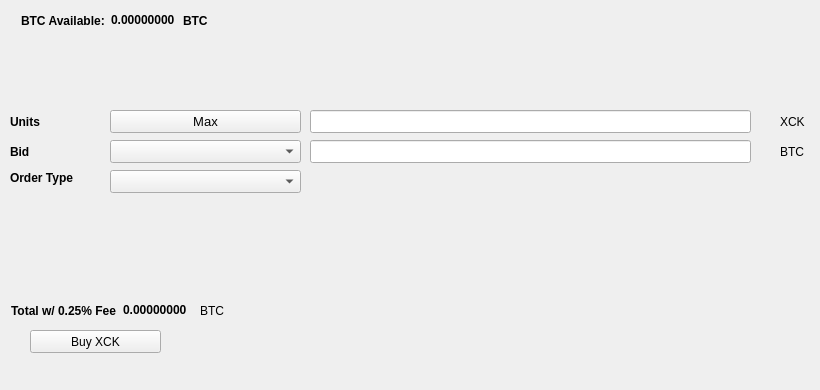
   <widget class="QWidget" name="BuyTab">
    <attribute name="title">
     <string>Buy</string>
    </attribute>
    <widget class="QPushButton" name="BuyXCK">
     <property name="geometry">
      <rect>
       <x>30</x>
       <y>330</y>
       <width>131</width>
       <height>23</height>
      </rect>
     </property>
     <property name="text">
      <string>Buy XCK</string>
     </property>
     <property name="icon">
      <iconset resource="../smartblock.qrc">
       <normaloff>:/icons/bitcoin</normaloff>:/icons/bitcoin</iconset>
     </property>
    </widget>
    <widget class="QLabel" name="label_3">
     <property name="geometry">
      <rect>
       <x>10</x>
       <y>110</y>
       <width>46</width>
       <height>23</height>
      </rect>
     </property>
     <property name="font">
      <font>
       <weight>75</weight>
       <bold>true</bold>
      </font>
     </property>
     <property name="text">
      <string>Units</string>
     </property>
    </widget>
    <widget class="QLineEdit" name="UnitsInput">
     <property name="geometry">
      <rect>
       <x>310</x>
       <y>110</y>
       <width>441</width>
       <height>23</height>
      </rect>
     </property>
     <property name="font">
      <font>
       <pointsize>9</pointsize>
       <weight>75</weight>
       <bold>true</bold>
      </font>
     </property>
    </widget>
    <widget class="QLineEdit" name="BuyBidPriceEdit">
     <property name="geometry">
      <rect>
       <x>310</x>
       <y>140</y>
       <width>441</width>
       <height>23</height>
      </rect>
     </property>
     <property name="font">
      <font>
       <pointsize>9</pointsize>
       <weight>75</weight>
       <bold>true</bold>
      </font>
     </property>
    </widget>
    <widget class="QLabel" name="label_4">
     <property name="geometry">
      <rect>
       <x>780</x>
       <y>110</y>
       <width>31</width>
       <height>23</height>
      </rect>
     </property>
     <property name="text">
      <string>XCK</string>
     </property>
    </widget>
    <widget class="QLabel" name="label_5">
     <property name="geometry">
      <rect>
       <x>780</x>
       <y>140</y>
       <width>31</width>
       <height>23</height>
      </rect>
     </property>
     <property name="text">
      <string>BTC</string>
     </property>
    </widget>
    <widget class="QLabel" name="label_6">
     <property name="geometry">
      <rect>
       <x>10</x>
       <y>140</y>
       <width>46</width>
       <height>23</height>
      </rect>
     </property>
     <property name="font">
      <font>
       <weight>75</weight>
       <bold>true</bold>
      </font>
     </property>
     <property name="text">
      <string>Bid</string>
     </property>
    </widget>
    <widget class="QLabel" name="label_7">
     <property name="geometry">
      <rect>
       <x>10</x>
       <y>170</y>
       <width>91</width>
       <height>16</height>
      </rect>
     </property>
     <property name="font">
      <font>
       <weight>75</weight>
       <bold>true</bold>
      </font>
     </property>
     <property name="text">
      <string>Order Type</string>
     </property>
    </widget>
    <widget class="QPushButton" name="Buy_Max_Amount">
     <property name="geometry">
      <rect>
       <x>110</x>
       <y>110</y>
       <width>191</width>
       <height>23</height>
      </rect>
     </property>
     <property name="font">
      <font>
       <pointsize>10</pointsize>
      </font>
     </property>
     <property name="text">
      <string>Max</string>
     </property>
    </widget>
    <widget class="QComboBox" name="BuyBidcomboBox">
     <property name="geometry">
      <rect>
       <x>110</x>
       <y>140</y>
       <width>191</width>
       <height>23</height>
      </rect>
     </property>
     <property name="font">
      <font>
       <pointsize>10</pointsize>
      </font>
     </property>
    </widget>
    <widget class="QComboBox" name="buyOrdertypeCombo">
     <property name="geometry">
      <rect>
       <x>110</x>
       <y>170</y>
       <width>191</width>
       <height>23</height>
      </rect>
     </property>
     <property name="font">
      <font>
       <pointsize>10</pointsize>
      </font>
     </property>
    </widget>
    <widget class="QWidget" name="layoutWidget1">
     <property name="geometry">
      <rect>
       <x>21</x>
       <y>11</y>
       <width>227</width>
       <height>19</height>
      </rect>
     </property>
     <layout class="QHBoxLayout" name="horizontalLayout_3">
      <item>
       <widget class="QLabel" name="label232">
        <property name="font">
         <font>
          <weight>75</weight>
          <bold>true</bold>
         </font>
        </property>
        <property name="text">
         <string>BTC Available:</string>
        </property>
       </widget>
      </item>
      <item>
       <widget class="QLabel" name="BtcAvailableLbl">
        <property name="palette">
         <palette>
          <active>
           <colorrole role="WindowText">
            <brush brushstyle="SolidPattern">
             <color alpha="255">
              <red>0</red>
              <green>0</green>
              <blue>0</blue>
             </color>
            </brush>
           </colorrole>
           <colorrole role="Button">
            <brush brushstyle="SolidPattern">
             <color alpha="255">
              <red>0</red>
              <green>170</green>
              <blue>0</blue>
             </color>
            </brush>
           </colorrole>
           <colorrole role="Light">
            <brush brushstyle="SolidPattern">
             <color alpha="255">
              <red>0</red>
              <green>255</green>
              <blue>0</blue>
             </color>
            </brush>
           </colorrole>
           <colorrole role="Midlight">
            <brush brushstyle="SolidPattern">
             <color alpha="255">
              <red>0</red>
              <green>212</green>
              <blue>0</blue>
             </color>
            </brush>
           </colorrole>
           <colorrole role="Dark">
            <brush brushstyle="SolidPattern">
             <color alpha="255">
              <red>0</red>
              <green>85</green>
              <blue>0</blue>
             </color>
            </brush>
           </colorrole>
           <colorrole role="Mid">
            <brush brushstyle="SolidPattern">
             <color alpha="255">
              <red>0</red>
              <green>113</green>
              <blue>0</blue>
             </color>
            </brush>
           </colorrole>
           <colorrole role="Text">
            <brush brushstyle="SolidPattern">
             <color alpha="255">
              <red>0</red>
              <green>170</green>
              <blue>0</blue>
             </color>
            </brush>
           </colorrole>
           <colorrole role="BrightText">
            <brush brushstyle="SolidPattern">
             <color alpha="255">
              <red>255</red>
              <green>255</green>
              <blue>255</blue>
             </color>
            </brush>
           </colorrole>
           <colorrole role="ButtonText">
            <brush brushstyle="SolidPattern">
             <color alpha="255">
              <red>0</red>
              <green>0</green>
              <blue>0</blue>
             </color>
            </brush>
           </colorrole>
           <colorrole role="Base">
            <brush brushstyle="SolidPattern">
             <color alpha="255">
              <red>255</red>
              <green>255</green>
              <blue>255</blue>
             </color>
            </brush>
           </colorrole>
           <colorrole role="Window">
            <brush brushstyle="SolidPattern">
             <color alpha="255">
              <red>0</red>
              <green>170</green>
              <blue>0</blue>
             </color>
            </brush>
           </colorrole>
           <colorrole role="Shadow">
            <brush brushstyle="SolidPattern">
             <color alpha="255">
              <red>0</red>
              <green>0</green>
              <blue>0</blue>
             </color>
            </brush>
           </colorrole>
           <colorrole role="AlternateBase">
            <brush brushstyle="SolidPattern">
             <color alpha="255">
              <red>127</red>
              <green>212</green>
              <blue>127</blue>
             </color>
            </brush>
           </colorrole>
           <colorrole role="ToolTipBase">
            <brush brushstyle="SolidPattern">
             <color alpha="255">
              <red>255</red>
              <green>255</green>
              <blue>220</blue>
             </color>
            </brush>
           </colorrole>
           <colorrole role="ToolTipText">
            <brush brushstyle="SolidPattern">
             <color alpha="255">
              <red>0</red>
              <green>0</green>
              <blue>0</blue>
             </color>
            </brush>
           </colorrole>
          </active>
          <inactive>
           <colorrole role="WindowText">
            <brush brushstyle="SolidPattern">
             <color alpha="255">
              <red>0</red>
              <green>0</green>
              <blue>0</blue>
             </color>
            </brush>
           </colorrole>
           <colorrole role="Button">
            <brush brushstyle="SolidPattern">
             <color alpha="255">
              <red>0</red>
              <green>170</green>
              <blue>0</blue>
             </color>
            </brush>
           </colorrole>
           <colorrole role="Light">
            <brush brushstyle="SolidPattern">
             <color alpha="255">
              <red>0</red>
              <green>255</green>
              <blue>0</blue>
             </color>
            </brush>
           </colorrole>
           <colorrole role="Midlight">
            <brush brushstyle="SolidPattern">
             <color alpha="255">
              <red>0</red>
              <green>212</green>
              <blue>0</blue>
             </color>
            </brush>
           </colorrole>
           <colorrole role="Dark">
            <brush brushstyle="SolidPattern">
             <color alpha="255">
              <red>0</red>
              <green>85</green>
              <blue>0</blue>
             </color>
            </brush>
           </colorrole>
           <colorrole role="Mid">
            <brush brushstyle="SolidPattern">
             <color alpha="255">
              <red>0</red>
              <green>113</green>
              <blue>0</blue>
             </color>
            </brush>
           </colorrole>
           <colorrole role="Text">
            <brush brushstyle="SolidPattern">
             <color alpha="255">
              <red>0</red>
              <green>170</green>
              <blue>0</blue>
             </color>
            </brush>
           </colorrole>
           <colorrole role="BrightText">
            <brush brushstyle="SolidPattern">
             <color alpha="255">
              <red>255</red>
              <green>255</green>
              <blue>255</blue>
             </color>
            </brush>
           </colorrole>
           <colorrole role="ButtonText">
            <brush brushstyle="SolidPattern">
             <color alpha="255">
              <red>0</red>
              <green>0</green>
              <blue>0</blue>
             </color>
            </brush>
           </colorrole>
           <colorrole role="Base">
            <brush brushstyle="SolidPattern">
             <color alpha="255">
              <red>255</red>
              <green>255</green>
              <blue>255</blue>
             </color>
            </brush>
           </colorrole>
           <colorrole role="Window">
            <brush brushstyle="SolidPattern">
             <color alpha="255">
              <red>0</red>
              <green>170</green>
              <blue>0</blue>
             </color>
            </brush>
           </colorrole>
           <colorrole role="Shadow">
            <brush brushstyle="SolidPattern">
             <color alpha="255">
              <red>0</red>
              <green>0</green>
              <blue>0</blue>
             </color>
            </brush>
           </colorrole>
           <colorrole role="AlternateBase">
            <brush brushstyle="SolidPattern">
             <color alpha="255">
              <red>127</red>
              <green>212</green>
              <blue>127</blue>
             </color>
            </brush>
           </colorrole>
           <colorrole role="ToolTipBase">
            <brush brushstyle="SolidPattern">
             <color alpha="255">
              <red>255</red>
              <green>255</green>
              <blue>220</blue>
             </color>
            </brush>
           </colorrole>
           <colorrole role="ToolTipText">
            <brush brushstyle="SolidPattern">
             <color alpha="255">
              <red>0</red>
              <green>0</green>
              <blue>0</blue>
             </color>
            </brush>
           </colorrole>
          </inactive>
          <disabled>
           <colorrole role="WindowText">
            <brush brushstyle="SolidPattern">
             <color alpha="255">
              <red>0</red>
              <green>85</green>
              <blue>0</blue>
             </color>
            </brush>
           </colorrole>
           <colorrole role="Button">
            <brush brushstyle="SolidPattern">
             <color alpha="255">
              <red>0</red>
              <green>170</green>
              <blue>0</blue>
             </color>
            </brush>
           </colorrole>
           <colorrole role="Light">
            <brush brushstyle="SolidPattern">
             <color alpha="255">
              <red>0</red>
              <green>255</green>
              <blue>0</blue>
             </color>
            </brush>
           </colorrole>
           <colorrole role="Midlight">
            <brush brushstyle="SolidPattern">
             <color alpha="255">
              <red>0</red>
              <green>212</green>
              <blue>0</blue>
             </color>
            </brush>
           </colorrole>
           <colorrole role="Dark">
            <brush brushstyle="SolidPattern">
             <color alpha="255">
              <red>0</red>
              <green>85</green>
              <blue>0</blue>
             </color>
            </brush>
           </colorrole>
           <colorrole role="Mid">
            <brush brushstyle="SolidPattern">
             <color alpha="255">
              <red>0</red>
              <green>113</green>
              <blue>0</blue>
             </color>
            </brush>
           </colorrole>
           <colorrole role="Text">
            <brush brushstyle="SolidPattern">
             <color alpha="255">
              <red>0</red>
              <green>85</green>
              <blue>0</blue>
             </color>
            </brush>
           </colorrole>
           <colorrole role="BrightText">
            <brush brushstyle="SolidPattern">
             <color alpha="255">
              <red>255</red>
              <green>255</green>
              <blue>255</blue>
             </color>
            </brush>
           </colorrole>
           <colorrole role="ButtonText">
            <brush brushstyle="SolidPattern">
             <color alpha="255">
              <red>0</red>
              <green>85</green>
              <blue>0</blue>
             </color>
            </brush>
           </colorrole>
           <colorrole role="Base">
            <brush brushstyle="SolidPattern">
             <color alpha="255">
              <red>0</red>
              <green>170</green>
              <blue>0</blue>
             </color>
            </brush>
           </colorrole>
           <colorrole role="Window">
            <brush brushstyle="SolidPattern">
             <color alpha="255">
              <red>0</red>
              <green>170</green>
              <blue>0</blue>
             </color>
            </brush>
           </colorrole>
           <colorrole role="Shadow">
            <brush brushstyle="SolidPattern">
             <color alpha="255">
              <red>0</red>
              <green>0</green>
              <blue>0</blue>
             </color>
            </brush>
           </colorrole>
           <colorrole role="AlternateBase">
            <brush brushstyle="SolidPattern">
             <color alpha="255">
              <red>0</red>
              <green>170</green>
              <blue>0</blue>
             </color>
            </brush>
           </colorrole>
           <colorrole role="ToolTipBase">
            <brush brushstyle="SolidPattern">
             <color alpha="255">
              <red>255</red>
              <green>255</green>
              <blue>220</blue>
             </color>
            </brush>
           </colorrole>
           <colorrole role="ToolTipText">
            <brush brushstyle="SolidPattern">
             <color alpha="255">
              <red>0</red>
              <green>0</green>
              <blue>0</blue>
             </color>
            </brush>
           </colorrole>
          </disabled>
         </palette>
        </property>
        <property name="font">
         <font>
          <weight>75</weight>
          <bold>true</bold>
         </font>
        </property>
        <property name="text">
         <string>0.00000000</string>
        </property>
        <property name="textInteractionFlags">
         <set>Qt::LinksAccessibleByMouse|Qt::TextSelectableByKeyboard|Qt::TextSelectableByMouse</set>
        </property>
       </widget>
      </item>
      <item>
       <widget class="QLabel" name="BtcAvailableLbl_2">
        <property name="font">
         <font>
          <weight>75</weight>
          <bold>true</bold>
         </font>
        </property>
        <property name="text">
         <string>BTC</string>
        </property>
       </widget>
      </item>
     </layout>
    </widget>
    <widget class="QWidget" name="layoutWidge2">
     <property name="geometry">
      <rect>
       <x>11</x>
       <y>301</y>
       <width>259</width>
       <height>19</height>
      </rect>
     </property>
     <layout class="QHBoxLayout" name="horizontalLayout_4">
      <item>
       <widget class="QLabel" name="label_9">
        <property name="font">
         <font>
          <weight>75</weight>
          <bold>true</bold>
         </font>
        </property>
        <property name="text">
         <string>Total w/ 0.25% Fee</string>
        </property>
       </widget>
      </item>
      <item>
       <widget class="QLabel" name="BuyCostLabel">
        <property name="palette">
         <palette>
          <active>
           <colorrole role="WindowText">
            <brush brushstyle="SolidPattern">
             <color alpha="255">
              <red>0</red>
              <green>0</green>
              <blue>0</blue>
             </color>
            </brush>
           </colorrole>
           <colorrole role="Button">
            <brush brushstyle="SolidPattern">
             <color alpha="255">
              <red>0</red>
              <green>170</green>
              <blue>0</blue>
             </color>
            </brush>
           </colorrole>
           <colorrole role="Light">
            <brush brushstyle="SolidPattern">
             <color alpha="255">
              <red>0</red>
              <green>255</green>
              <blue>0</blue>
             </color>
            </brush>
           </colorrole>
           <colorrole role="Midlight">
            <brush brushstyle="SolidPattern">
             <color alpha="255">
              <red>0</red>
              <green>212</green>
              <blue>0</blue>
             </color>
            </brush>
           </colorrole>
           <colorrole role="Dark">
            <brush brushstyle="SolidPattern">
             <color alpha="255">
              <red>0</red>
              <green>85</green>
              <blue>0</blue>
             </color>
            </brush>
           </colorrole>
           <colorrole role="Mid">
            <brush brushstyle="SolidPattern">
             <color alpha="255">
              <red>0</red>
              <green>113</green>
              <blue>0</blue>
             </color>
            </brush>
           </colorrole>
           <colorrole role="Text">
            <brush brushstyle="SolidPattern">
             <color alpha="255">
              <red>0</red>
              <green>170</green>
              <blue>0</blue>
             </color>
            </brush>
           </colorrole>
           <colorrole role="BrightText">
            <brush brushstyle="SolidPattern">
             <color alpha="255">
              <red>255</red>
              <green>255</green>
              <blue>255</blue>
             </color>
            </brush>
           </colorrole>
           <colorrole role="ButtonText">
            <brush brushstyle="SolidPattern">
             <color alpha="255">
              <red>0</red>
              <green>0</green>
              <blue>0</blue>
             </color>
            </brush>
           </colorrole>
           <colorrole role="Base">
            <brush brushstyle="SolidPattern">
             <color alpha="255">
              <red>255</red>
              <green>255</green>
              <blue>255</blue>
             </color>
            </brush>
           </colorrole>
           <colorrole role="Window">
            <brush brushstyle="SolidPattern">
             <color alpha="255">
              <red>0</red>
              <green>170</green>
              <blue>0</blue>
             </color>
            </brush>
           </colorrole>
           <colorrole role="Shadow">
            <brush brushstyle="SolidPattern">
             <color alpha="255">
              <red>0</red>
              <green>0</green>
              <blue>0</blue>
             </color>
            </brush>
           </colorrole>
           <colorrole role="AlternateBase">
            <brush brushstyle="SolidPattern">
             <color alpha="255">
              <red>127</red>
              <green>212</green>
              <blue>127</blue>
             </color>
            </brush>
           </colorrole>
           <colorrole role="ToolTipBase">
            <brush brushstyle="SolidPattern">
             <color alpha="255">
              <red>255</red>
              <green>255</green>
              <blue>220</blue>
             </color>
            </brush>
           </colorrole>
           <colorrole role="ToolTipText">
            <brush brushstyle="SolidPattern">
             <color alpha="255">
              <red>0</red>
              <green>0</green>
              <blue>0</blue>
             </color>
            </brush>
           </colorrole>
          </active>
          <inactive>
           <colorrole role="WindowText">
            <brush brushstyle="SolidPattern">
             <color alpha="255">
              <red>0</red>
              <green>0</green>
              <blue>0</blue>
             </color>
            </brush>
           </colorrole>
           <colorrole role="Button">
            <brush brushstyle="SolidPattern">
             <color alpha="255">
              <red>0</red>
              <green>170</green>
              <blue>0</blue>
             </color>
            </brush>
           </colorrole>
           <colorrole role="Light">
            <brush brushstyle="SolidPattern">
             <color alpha="255">
              <red>0</red>
              <green>255</green>
              <blue>0</blue>
             </color>
            </brush>
           </colorrole>
           <colorrole role="Midlight">
            <brush brushstyle="SolidPattern">
             <color alpha="255">
              <red>0</red>
              <green>212</green>
              <blue>0</blue>
             </color>
            </brush>
           </colorrole>
           <colorrole role="Dark">
            <brush brushstyle="SolidPattern">
             <color alpha="255">
              <red>0</red>
              <green>85</green>
              <blue>0</blue>
             </color>
            </brush>
           </colorrole>
           <colorrole role="Mid">
            <brush brushstyle="SolidPattern">
             <color alpha="255">
              <red>0</red>
              <green>113</green>
              <blue>0</blue>
             </color>
            </brush>
           </colorrole>
           <colorrole role="Text">
            <brush brushstyle="SolidPattern">
             <color alpha="255">
              <red>0</red>
              <green>170</green>
              <blue>0</blue>
             </color>
            </brush>
           </colorrole>
           <colorrole role="BrightText">
            <brush brushstyle="SolidPattern">
             <color alpha="255">
              <red>255</red>
              <green>255</green>
              <blue>255</blue>
             </color>
            </brush>
           </colorrole>
           <colorrole role="ButtonText">
            <brush brushstyle="SolidPattern">
             <color alpha="255">
              <red>0</red>
              <green>0</green>
              <blue>0</blue>
             </color>
            </brush>
           </colorrole>
           <colorrole role="Base">
            <brush brushstyle="SolidPattern">
             <color alpha="255">
              <red>255</red>
              <green>255</green>
              <blue>255</blue>
             </color>
            </brush>
           </colorrole>
           <colorrole role="Window">
            <brush brushstyle="SolidPattern">
             <color alpha="255">
              <red>0</red>
              <green>170</green>
              <blue>0</blue>
             </color>
            </brush>
           </colorrole>
           <colorrole role="Shadow">
            <brush brushstyle="SolidPattern">
             <color alpha="255">
              <red>0</red>
              <green>0</green>
              <blue>0</blue>
             </color>
            </brush>
           </colorrole>
           <colorrole role="AlternateBase">
            <brush brushstyle="SolidPattern">
             <color alpha="255">
              <red>127</red>
              <green>212</green>
              <blue>127</blue>
             </color>
            </brush>
           </colorrole>
           <colorrole role="ToolTipBase">
            <brush brushstyle="SolidPattern">
             <color alpha="255">
              <red>255</red>
              <green>255</green>
              <blue>220</blue>
             </color>
            </brush>
           </colorrole>
           <colorrole role="ToolTipText">
            <brush brushstyle="SolidPattern">
             <color alpha="255">
              <red>0</red>
              <green>0</green>
              <blue>0</blue>
             </color>
            </brush>
           </colorrole>
          </inactive>
          <disabled>
           <colorrole role="WindowText">
            <brush brushstyle="SolidPattern">
             <color alpha="255">
              <red>0</red>
              <green>85</green>
              <blue>0</blue>
             </color>
            </brush>
           </colorrole>
           <colorrole role="Button">
            <brush brushstyle="SolidPattern">
             <color alpha="255">
              <red>0</red>
              <green>170</green>
              <blue>0</blue>
             </color>
            </brush>
           </colorrole>
           <colorrole role="Light">
            <brush brushstyle="SolidPattern">
             <color alpha="255">
              <red>0</red>
              <green>255</green>
              <blue>0</blue>
             </color>
            </brush>
           </colorrole>
           <colorrole role="Midlight">
            <brush brushstyle="SolidPattern">
             <color alpha="255">
              <red>0</red>
              <green>212</green>
              <blue>0</blue>
             </color>
            </brush>
           </colorrole>
           <colorrole role="Dark">
            <brush brushstyle="SolidPattern">
             <color alpha="255">
              <red>0</red>
              <green>85</green>
              <blue>0</blue>
             </color>
            </brush>
           </colorrole>
           <colorrole role="Mid">
            <brush brushstyle="SolidPattern">
             <color alpha="255">
              <red>0</red>
              <green>113</green>
              <blue>0</blue>
             </color>
            </brush>
           </colorrole>
           <colorrole role="Text">
            <brush brushstyle="SolidPattern">
             <color alpha="255">
              <red>0</red>
              <green>85</green>
              <blue>0</blue>
             </color>
            </brush>
           </colorrole>
           <colorrole role="BrightText">
            <brush brushstyle="SolidPattern">
             <color alpha="255">
              <red>255</red>
              <green>255</green>
              <blue>255</blue>
             </color>
            </brush>
           </colorrole>
           <colorrole role="ButtonText">
            <brush brushstyle="SolidPattern">
             <color alpha="255">
              <red>0</red>
              <green>85</green>
              <blue>0</blue>
             </color>
            </brush>
           </colorrole>
           <colorrole role="Base">
            <brush brushstyle="SolidPattern">
             <color alpha="255">
              <red>0</red>
              <green>170</green>
              <blue>0</blue>
             </color>
            </brush>
           </colorrole>
           <colorrole role="Window">
            <brush brushstyle="SolidPattern">
             <color alpha="255">
              <red>0</red>
              <green>170</green>
              <blue>0</blue>
             </color>
            </brush>
           </colorrole>
           <colorrole role="Shadow">
            <brush brushstyle="SolidPattern">
             <color alpha="255">
              <red>0</red>
              <green>0</green>
              <blue>0</blue>
             </color>
            </brush>
           </colorrole>
           <colorrole role="AlternateBase">
            <brush brushstyle="SolidPattern">
             <color alpha="255">
              <red>0</red>
              <green>170</green>
              <blue>0</blue>
             </color>
            </brush>
           </colorrole>
           <colorrole role="ToolTipBase">
            <brush brushstyle="SolidPattern">
             <color alpha="255">
              <red>255</red>
              <green>255</green>
              <blue>220</blue>
             </color>
            </brush>
           </colorrole>
           <colorrole role="ToolTipText">
            <brush brushstyle="SolidPattern">
             <color alpha="255">
              <red>0</red>
              <green>0</green>
              <blue>0</blue>
             </color>
            </brush>
           </colorrole>
          </disabled>
         </palette>
        </property>
        <property name="font">
         <font>
          <weight>75</weight>
          <bold>true</bold>
         </font>
        </property>
        <property name="autoFillBackground">
         <bool>false</bool>
        </property>
        <property name="text">
         <string>0.00000000</string>
        </property>
        <property name="textInteractionFlags">
         <set>Qt::LinksAccessibleByMouse|Qt::TextSelectableByMouse</set>
        </property>
       </widget>
      </item>
      <item>
       <widget class="QLabel" name="label_10">
        <property name="font">
         <font>
          <weight>50</weight>
          <bold>false</bold>
         </font>
        </property>
        <property name="text">
         <string>BTC</string>
        </property>
       </widget>
      </item>
     </layout>
    </widget>
    <widget class="QLabel" name="label_24">
     <property name="geometry">
      <rect>
       <x>460</x>
       <y>300</y>
       <width>281</width>
       <height>81</height>
      </rect>
     </property>
     <property name="text">
      <string/>
     </property>
     <property name="pixmap">
      <pixmap>:/images/bittrex</pixmap>
     </property>
    </widget>
   </widget>
